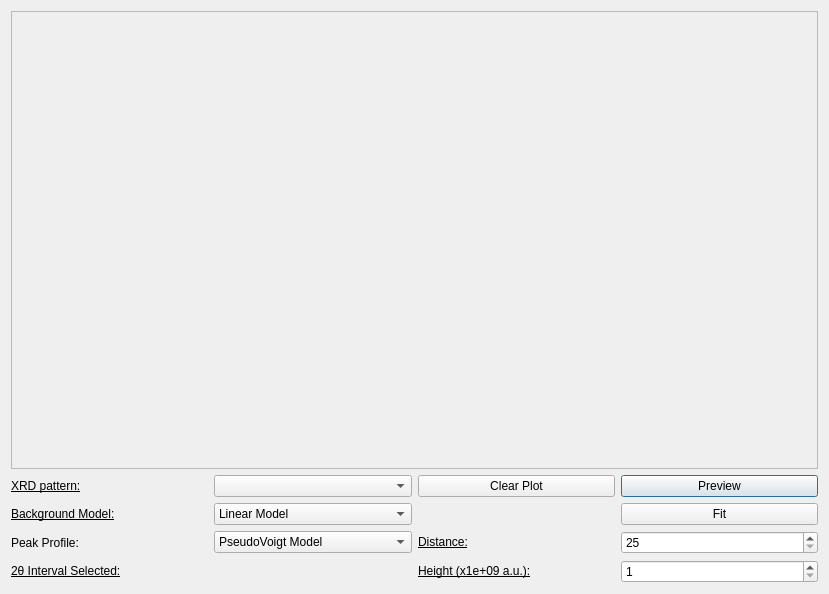
<?xml version="1.0" encoding="UTF-8"?>
<ui version="4.0">
 <class>pk_window</class>
 <widget class="QDialog" name="pk_window">
  <property name="geometry">
   <rect>
    <x>0</x>
    <y>0</y>
    <width>829</width>
    <height>594</height>
   </rect>
  </property>
  <property name="windowTitle">
   <string>Dialog</string>
  </property>
  <layout class="QVBoxLayout" name="verticalLayout">
   <item>
    <layout class="QGridLayout" name="gridLayout">
     <item row="9" column="0">
      <widget class="QLabel" name="theta_interval_label">
       <property name="text">
        <string>&lt;html&gt;&lt;head/&gt;&lt;body&gt;&lt;p&gt;&lt;span style=&quot; text-decoration: underline;&quot;&gt;2θ Interval Selected:&lt;/span&gt;&lt;/p&gt;&lt;/body&gt;&lt;/html&gt;</string>
       </property>
      </widget>
     </item>
     <item row="3" column="3">
      <widget class="QPushButton" name="preview_button">
       <property name="text">
        <string>Preview</string>
       </property>
      </widget>
     </item>
     <item row="4" column="3">
      <widget class="QPushButton" name="pk_button">
       <property name="text">
        <string>Fit</string>
       </property>
      </widget>
     </item>
     <item row="6" column="1">
      <widget class="QComboBox" name="pk_combo_box">
       <item>
        <property name="text">
         <string>PseudoVoigt Model</string>
        </property>
       </item>
       <item>
        <property name="text">
         <string>2x PseudoVoigt Model</string>
        </property>
       </item>
      </widget>
     </item>
     <item row="3" column="0">
      <widget class="QLabel" name="xrd_label">
       <property name="text">
        <string>&lt;html&gt;&lt;head/&gt;&lt;body&gt;&lt;p&gt;&lt;span style=&quot; text-decoration: underline;&quot;&gt;XRD pattern:&lt;/span&gt;&lt;/p&gt;&lt;/body&gt;&lt;/html&gt;</string>
       </property>
      </widget>
     </item>
     <item row="6" column="2">
      <widget class="QLabel" name="distance_label">
       <property name="text">
        <string>&lt;html&gt;&lt;head/&gt;&lt;body&gt;&lt;p&gt;&lt;span style=&quot; text-decoration: underline;&quot;&gt;Distance:&lt;/span&gt;&lt;/p&gt;&lt;/body&gt;&lt;/html&gt;</string>
       </property>
      </widget>
     </item>
     <item row="6" column="3">
      <widget class="QSpinBox" name="distance_spinBox">
       <property name="wrapping">
        <bool>false</bool>
       </property>
       <property name="readOnly">
        <bool>false</bool>
       </property>
       <property name="minimum">
        <number>25</number>
       </property>
      </widget>
     </item>
     <item row="9" column="1">
      <widget class="QLabel" name="interval_label">
       <property name="text">
        <string/>
       </property>
      </widget>
     </item>
     <item row="6" column="0">
      <widget class="QLabel" name="pk_label">
       <property name="text">
        <string>&lt;html&gt;&lt;head/&gt;&lt;body&gt;&lt;p&gt;&lt;span style=&quot; text-decoration: underline;&quot;&gt;Peak Profile:&lt;/span&gt;&lt;/p&gt;&lt;/body&gt;&lt;/html&gt;</string>
       </property>
      </widget>
     </item>
     <item row="1" column="0" rowspan="2" colspan="4">
      <widget class="QFrame" name="pk_frame">
       <property name="frameShape">
        <enum>QFrame::StyledPanel</enum>
       </property>
       <property name="frameShadow">
        <enum>QFrame::Raised</enum>
       </property>
      </widget>
     </item>
     <item row="3" column="1">
      <widget class="QComboBox" name="xrd_combo_box"/>
     </item>
     <item row="4" column="0">
      <widget class="QLabel" name="bgk_label">
       <property name="text">
        <string>&lt;html&gt;&lt;head/&gt;&lt;body&gt;&lt;p&gt;&lt;span style=&quot; text-decoration: underline;&quot;&gt;Background Model:&lt;/span&gt;&lt;/p&gt;&lt;/body&gt;&lt;/html&gt;</string>
       </property>
      </widget>
     </item>
     <item row="4" column="1">
      <widget class="QComboBox" name="bgk_combo_box">
       <item>
        <property name="text">
         <string>Linear Model</string>
        </property>
       </item>
       <item>
        <property name="text">
         <string>Spline Model</string>
        </property>
       </item>
      </widget>
     </item>
     <item row="3" column="2">
      <widget class="QPushButton" name="clear_plot_button">
       <property name="text">
        <string>Clear Plot</string>
       </property>
      </widget>
     </item>
     <item row="9" column="2">
      <widget class="QLabel" name="height_label">
       <property name="text">
        <string>&lt;html&gt;&lt;head/&gt;&lt;body&gt;&lt;p&gt;&lt;span style=&quot; text-decoration: underline;&quot;&gt;Height (x1e+09 a.u.):&lt;/span&gt;&lt;/p&gt;&lt;/body&gt;&lt;/html&gt;</string>
       </property>
      </widget>
     </item>
     <item row="9" column="3">
      <widget class="QSpinBox" name="height_spinBox">
       <property name="minimum">
        <number>1</number>
       </property>
      </widget>
     </item>
    </layout>
   </item>
  </layout>
 </widget>
 <resources/>
 <connections/>
</ui>
